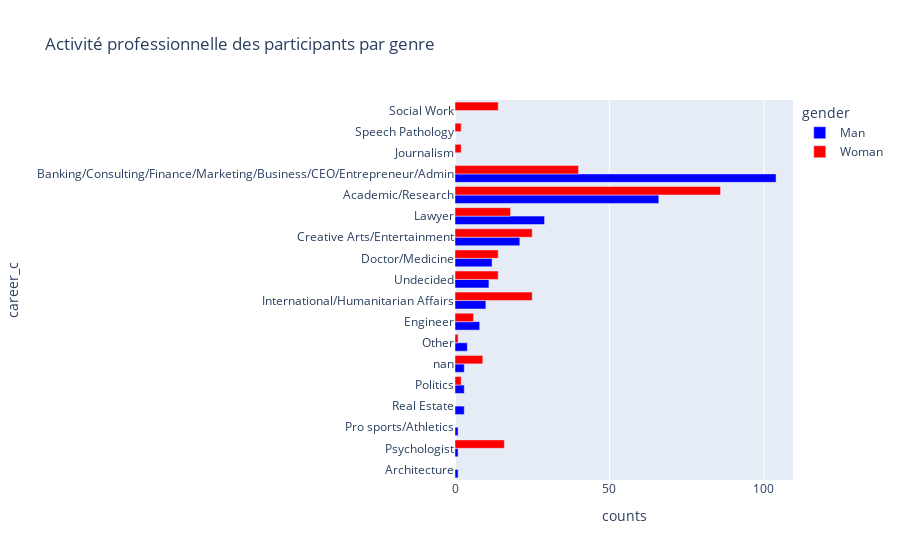

Notebook cell for this chart:
### Markdown cell above
#### Les femmes ont réalisé des études plus porté sur le social, néanmoins on constate une plus grande diversité d'étude et de domaine. Quand aux hommes les etudes éconimique et finance sont nettement privilégiées, vient juste après des études d'ingenieurs et de science. Les hommes sont très peu présent dans les autres domaines dont le social.

### Code cell
df_count = df_unique.groupby(['career_c', 'gender']).size().reset_index(name='counts')

# Trier les valeurs par 'counts' de manière croissante
df_count = df_count.sort_values(by='counts', ascending=True)

fig = px.bar(
    df_count,
    y="career_c",
    x="counts",
    color="gender",
    color_discrete_map=color_discrete_map,
    barmode="group",
    title="Activité professionnelle des participants par genre",
    orientation='h'  
)

# Affichage de la figure
fig.show()

### Figure 1 — Plotly figure (JSON) as saved in the notebook; plotly's stock layout.template omitted (floating-point values rounded to 4 significant figures)
{"data": [{"alignmentgroup": "True", "hovertemplate": "gender=Man<br>counts=%{x}<br>career_c=%{y}<extra></extra>", "legendgroup": "Man", "marker": {"color": "blue", "pattern": {"shape": ""}}, "name": "Man", "offsetgroup": "Man", "orientation": "h", "showlegend": true, "textposition": "auto", "type": "bar", "x": [1, 1, 1, 3, 3, 3, 4, 8, 10, 11, 12, 21, 29, 66, 104], "xaxis": "x", "y": ["Architecture", "Psychologist", "Pro sports/Athletics", "Real Estate", "Politics", "nan", "Other", "Engineer", "International/Humanitarian Affairs", "Undecided", "Doctor/Medicine", "Creative Arts/Entertainment", "Lawyer", "Academic/Research", "Banking/Consulting/Finance/Marketing/Business/CEO/Entrepreneur/Admin"], "yaxis": "y"}, {"alignmentgroup": "True", "hovertemplate": "gender=Woman<br>counts=%{x}<br>career_c=%{y}<extra></extra>", "legendgroup": "Woman", "marker": {"color": "red", "pattern": {"shape": ""}}, "name": "Woman", "offsetgroup": "Woman", "orientation": "h", "showlegend": true, "textposition": "auto", "type": "bar", "x": [1, 2, 2, 2, 6, 9, 14, 14, 14, 16, 18, 25, 25, 40, 86], "xaxis": "x", "y": ["Other", "Politics", "Journalism", "Speech Pathology", "Engineer", "nan", "Doctor/Medicine", "Social Work", "Undecided", "Psychologist", "Lawyer", "Creative Arts/Entertainment", "International/Humanitarian Affairs", "Banking/Consulting/Finance/Marketing/Business/CEO/Entrepreneur/Admin", "Academic/Research"], "yaxis": "y"}], "layout": {"barmode": "group", "legend": {"title": {"text": "gender"}, "tracegroupgap": 0}, "title": {"text": "Activité professionnelle des participants par genre"}, "xaxis": {"anchor": "y", "domain": [0, 1], "title": {"text": "counts"}}, "yaxis": {"anchor": "x", "domain": [0, 1], "title": {"text": "career_c"}}}}
